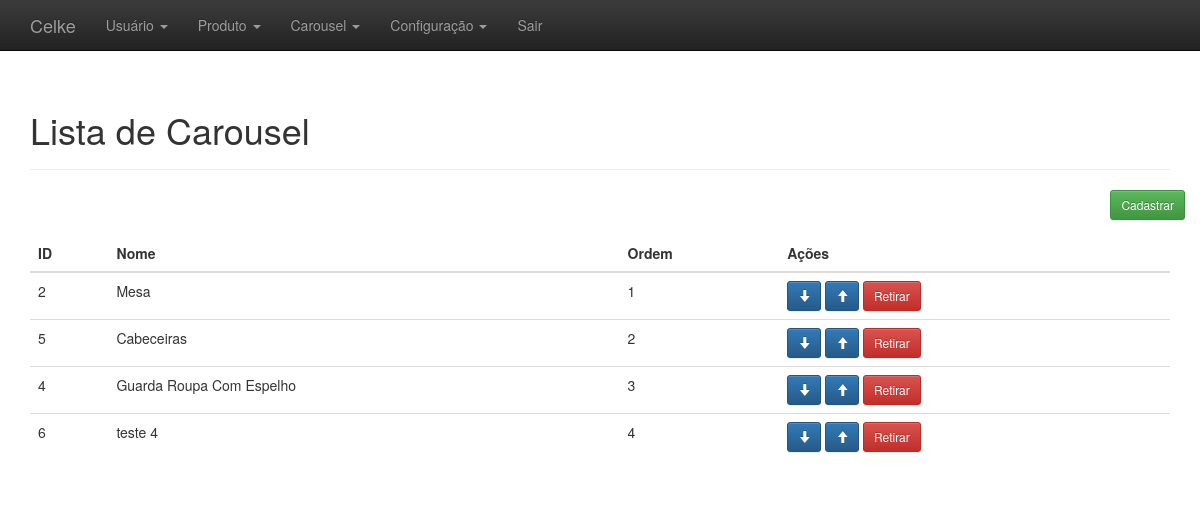
The page /adm/administrativo.php?link=25 (signed in) on the database its author committed.
### tables this page shows
CREATE TABLE IF NOT EXISTS `carousels` (
  `id` int(11) NOT NULL AUTO_INCREMENT,
  `nome` varchar(520) NOT NULL,
  `url` varchar(520) NOT NULL,
  `imagem` varchar(520) NOT NULL,
  `ordem` int(11) NOT NULL,
  `created` datetime NOT NULL,
  `modified` datetime DEFAULT NULL,
  PRIMARY KEY (`id`)
);

### adm/listar_carousel.php (the view)
<?php
	$resultado=mysql_query("SELECT * FROM carousels ORDER BY ordem asc");
	$linhas=mysql_num_rows($resultado);
	$contr_sob = $linhas;
?>
<div class="container theme-showcase" role="main">
  <div class="page-header">
	<h1>Lista de Carousel</h1>
  </div>
  <div class="row espaco">
		<div class="pull-right">
			<a href="administrativo.php?link=24"><button type='button' class='btn btn-sm btn-success'>Cadastrar</button></a>
		</div>
	</div>
  <div class="row">
	<div class="col-md-12">
	  <table class="table">
		<thead>
		  <tr>
			<th>ID</th>
			<th>Nome</th>
			<th>Ordem</th>
			 <th>Ações</th>
		  </tr>
		</thead>
		<tbody>
			<?php
				$contr_ord = 1;
				while($linhas = mysql_fetch_array($resultado)){
					$carousel_id = $linhas['id'];
					echo "<tr>";
						echo "<td>".$linhas['id']."</td>";
						echo "<td>".$linhas['nome']."</td>";
						echo "<td>".$linhas['ordem']."</td>";
						?>
						<td>
						<?php if($contr_sob != $contr_ord){ ?>
							<a href='processa/proc_edit_ordem_carousel.php?situacao=1&id=<?php echo $carousel_id; ?>'><button type='button' class='btn btn-sm btn-primary'><span class="glyphicon glyphicon-arrow-down" aria-hidden="true"></span></button></a>
						<?php }else{ ?>
							<a href='#'><button type='button' class='btn btn-sm btn-primary'><span class="glyphicon glyphicon-arrow-down" aria-hidden="true"></span></button></a>
						<?php } ?>
						<?php if($contr_ord != 1){ ?>
							<a href='processa/proc_edit_ordem_carousel.php?situacao=2&id=<?php echo $carousel_id; ?>'><button type='button' class='btn btn-sm btn-primary'><span class="glyphicon glyphicon-arrow-up" aria-hidden="true"></span></button></a>
						<?php }else{ ?>
							<a href='#'><button type='button' class='btn btn-sm btn-primary'><span class="glyphicon glyphicon-arrow-up" aria-hidden="true"></span></button></a>
						<?php } ?>
						<a href='processa/proc_edit_ordem_carousel.php?situacao=3&id=<?php echo $carousel_id; ?>'><button type='button' class='btn btn-sm btn-danger'>Retirar</button></a>
						<?php
					echo "</tr>";
					$contr_ord = $contr_ord + 1;
				}
			?>
		</tbody>
	  </table>
	</div>
	</div>
</div>

### adm/css/theme.css (style rules this page uses)
body { padding-top: 70px; padding-bottom: 30px; }
.espaco { margin-bottom:15px; }

### rows shown on the page
carousels: id "2", nome "Mesa", ordem "1"
carousels: id "5", nome "Cabeceiras", ordem "2"
carousels: id "4", nome "Guarda Roupa Com Espelho", ordem "3"
carousels: id "6", nome "teste 4", ordem "4"
